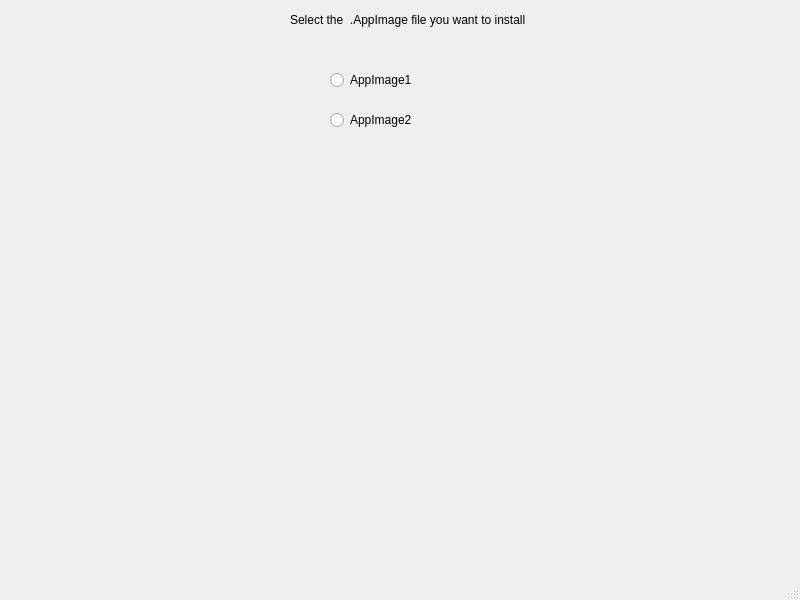
<?xml version="1.0" encoding="UTF-8"?>
<ui version="4.0">
 <class>MainWindow</class>
 <widget class="QMainWindow" name="MainWindow">
  <property name="geometry">
   <rect>
    <x>0</x>
    <y>0</y>
    <width>800</width>
    <height>600</height>
   </rect>
  </property>
  <property name="windowTitle">
   <string>MainWindow</string>
  </property>
  <widget class="QWidget" name="centralwidget">
   <widget class="QLabel" name="label">
    <property name="geometry">
     <rect>
      <x>290</x>
      <y>10</y>
      <width>261</width>
      <height>20</height>
     </rect>
    </property>
    <property name="text">
     <string>Select the  .AppImage file you want to install</string>
    </property>
   </widget>
   <widget class="QRadioButton" name="radioButton">
    <property name="geometry">
     <rect>
      <x>330</x>
      <y>70</y>
      <width>98</width>
      <height>20</height>
     </rect>
    </property>
    <property name="text">
     <string>AppImage1</string>
    </property>
   </widget>
   <widget class="QRadioButton" name="radioButton_2">
    <property name="geometry">
     <rect>
      <x>330</x>
      <y>110</y>
      <width>98</width>
      <height>20</height>
     </rect>
    </property>
    <property name="text">
     <string>AppImage2</string>
    </property>
   </widget>
  </widget>
  <widget class="QMenuBar" name="menubar">
   <property name="enabled">
    <bool>true</bool>
   </property>
   <property name="geometry">
    <rect>
     <x>0</x>
     <y>0</y>
     <width>800</width>
     <height>20</height>
    </rect>
   </property>
  </widget>
  <widget class="QStatusBar" name="statusbar"/>
 </widget>
 <resources/>
 <connections/>
</ui>
